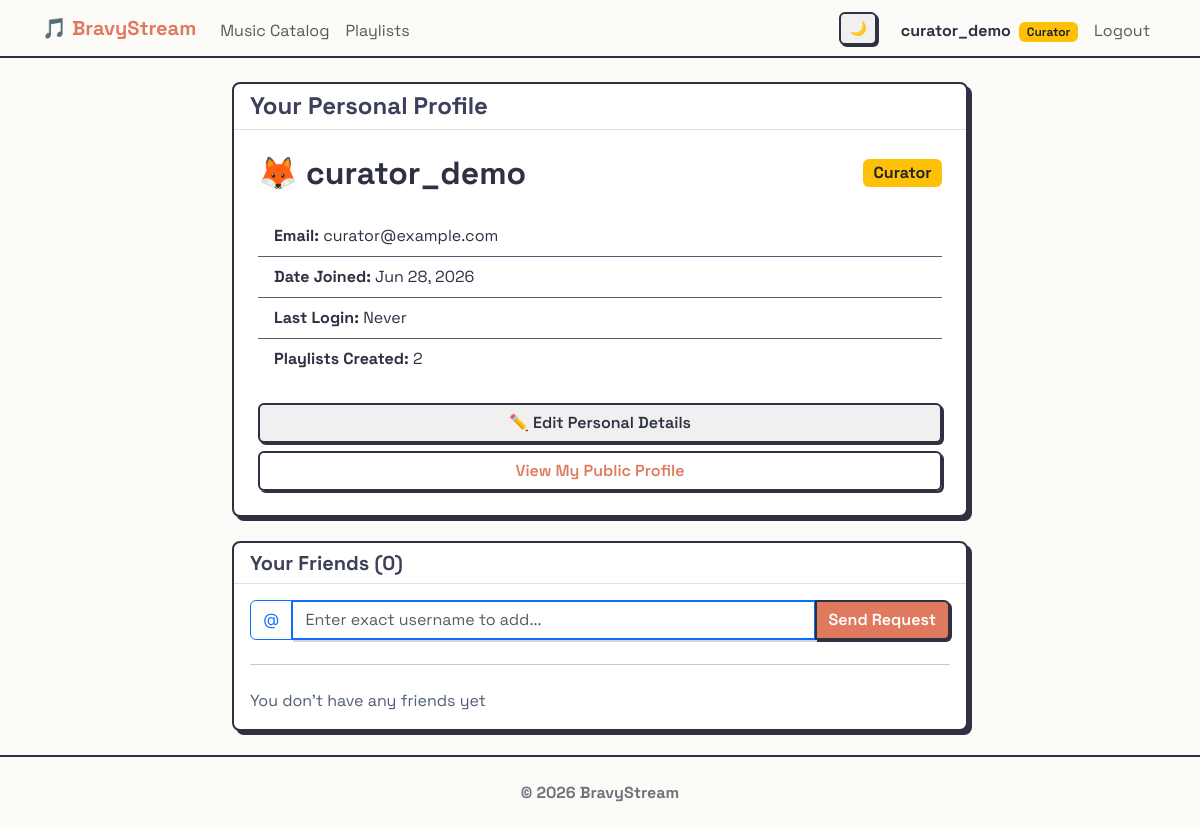
/users/profile/ (signed in), run on the app's committed database.
### users/models.py (models this page shows, shortened)
class CustomUser(AbstractUser):
    ROLE_CHOICES = (
        ('listener', 'Listener'),
        ('curator', 'Curator'),
        ('moderator', 'Moderator'),
    )
    role = models.CharField(max_length=20, choices=ROLE_CHOICES, default='listener')
    birth_date = models.DateField(null=True, blank=True)
    friends = models.ManyToManyField('self', blank=True)
    ICON_CHOICES = [
        ('👤', '👤'),
        ('🐶', '🐶'),
        ('🐱', '🐱'),
        ('🦊', '🦊'),
        ('🐯', '🐯'),
        ('🐼', '🐼'),
        ('🐰', '🐰'),
        ('👽', '👽'),
        ('🤖', '🤖'),
        ('👻', '👻'),
        ('🤠', '🤠'),
    ]
    profile_icon = models.CharField(max_length=10, choices=ICON_CHOICES, default='👤')
    @property
    def pending_friend_requests_count(self):
        return self.received_requests.filter(is_accepted=False).count()

### users/views.py (the view)
# urls.py: path('profile/', UserProfileView.as_view(), name='profile'),
class UserProfileView(LoginRequiredMixin, TemplateView):
    template_name = 'users/profile.html'
    def get_context_data(self, **kwargs):
        context = super().get_context_data(**kwargs)
        user = self.request.user
        context['pending_requests'] = user.received_requests.filter(is_accepted=False)
        context['friends_list'] = user.friends.all()
        return context

### templates/users/profile.html (shortened to what this page needs)
{% extends 'base.html' %}
{% block content %}
<div class="row justify-content-center">
    <div class="col-md-8">
        <div class="card neo-card mb-4">
            <div class="card-header border-bottom bg-transparent d-flex justify-content-between align-items-center">
                <h4 class="mb-0" style="color: var(--accent-tertiary);">Your Personal Profile</h4>
            </div>
            <div class="card-body p-4">
                <div class="d-flex flex-wrap justify-content-between align-items-center gap-2 mb-4">
                    <h2 class="mb-0 text-break">
                        {{ user.profile_icon }} {{ user.username }}
                    </h2>
                    <div>
                    {% if user.is_superuser %}
                        <span class="badge bg-danger fs-6">Admin</span>
                    {% elif user.role == 'moderator' %}
                        <span class="badge bg-success fs-6">Moderator</span>
                    {% elif user.role == 'curator' %}
                        <span class="badge bg-warning text-dark fs-6">Curator</span>
                    {% else %}
                        <span class="badge bg-info text-dark fs-6">Listener</span>
                    {% endif %}
                    </div>
                </div>
                <ul class="list-group list-group-flush mb-4">
                    {% if user.email %}
                    <li class="list-group-item">
                        <strong>Email:</strong> {{ user.email }}
                    </li>
                    {% endif %}
                    <li class="list-group-item">
                        <strong>Date Joined:</strong> {{ user.date_joined|date:"M d, Y" }}
                    </li>
                    <li class="list-group-item">
                        <strong>Last Login:</strong> {{ user.last_login|date:"M d, Y, H:i"|default:"Never" }}
                    </li>
                    <li class="list-group-item">
                        <strong>Playlists Created:</strong> {{ user.playlists.count }}
                    </li>
                </ul>
                <div class="d-grid gap-2">
                    <a href="{% url 'users:profile_edit' %}" class="btn btn-outline-secondary">
                        ✏️ Edit Personal Details
                    </a>
                    <a href="{% url 'users:public_profile' request.user.username %}" class="btn btn-outline-primary">
                        View My Public Profile
                    </a>
                </div>
            </div>
        </div>
        <div class="card neo-card mt-4">
            <div class="card-header bg-transparent border-bottom d-flex justify-content-between align-items-center">
                <h5 class="mb-0" style="color: var(--accent-tertiary);">Your Friends ({{ friends_list.count }})</h5>
            </div>
            <div class="card-body">
                <form action="{% url 'users:send_request_by_username' %}" method="post" class="mb-4">
                    <div class="input-group">
                        <span class="input-group-text bg-transparent text-primary border-primary">@</span>
                        <input type="text" name="username" class="form-control border-primary" placeholder="Enter exact username to add..." required>
                        <button type="submit" class="btn btn-primary">Send Request</button>
                    </div>
                </form>
                <hr class="my-4">
                {% if friends_list %}
                    <div class="d-flex flex-wrap gap-2">
                        {% for friend in friends_list %}
                            <a href="{% url 'users:public_profile' friend.username %}" class="btn btn-outline-dark btn-sm">
                                @{{ friend.username }}
                            </a>
                        {% endfor %}
                    </div>
                {% else %}
                    <p class="text-muted mb-0">You don't have any friends yet</p>
                {% endif %}
            </div>
        </div>
    </div>
</div>
{% endblock %}

### templates/base.html (shortened to what this page needs)
<!DOCTYPE html>
<html lang="it">
<head>
	<link href="https://cdn.jsdelivr.net/npm/bootstrap@5.3.0/dist/css/bootstrap.min.css" rel="stylesheet">
	{% load static %}
	<link rel="stylesheet" href="{% static 'css/style.css' %}">
</head>
<body class="d-flex flex-column min-vh-100" hx-boost="true" hx-headers='{"X-CSRFToken": "{{ csrf_token }}"}'>
	<nav class="navbar navbar-expand-lg navbar-light sticky-top"
		style="background-color: var(--bg-color); border-bottom: 2px solid var(--text-primary);">
		<div class="container">
			<a class="navbar-brand fw-bold" href="{% url 'pages:home' %}" style="color: var(--accent-primary);">🎵
				BravyStream</a>
			<div class="collapse navbar-collapse order-lg-2" id="navbarNav">
				<ul class="navbar-nav me-auto">
					<li class="nav-item">
						<a class="nav-link" href="{% url 'music:song_list' %}">Music Catalog</a>
					</li>
					<li class="nav-item">
						<a class="nav-link" href="{% url 'music:playlist_list' %}">Playlists</a>
					</li>
				</ul>
				<ul class="navbar-nav ms-auto align-items-lg-center">
					<li class="nav-item me-3 d-none d-lg-block">
						<button id="themeToggleDesktop" class="btn btn-sm btn-outline-secondary theme-toggle"
							title="Toggle Theme">
						</button>
					</li>
					{% if user.is_authenticated %}
					<li class="nav-item">
						<a href="{% url 'users:profile' %}" class="nav-link fw-bold text-decoration-none"
							style="color: var(--text-primary);">
							{{ user.username }}
							{% if user.is_superuser %}
							<span class="badge bg-danger ms-1">Admin</span>
							{% elif user.role == 'moderator' %}
							<span class="badge bg-success ms-1">Moderator</span>
							{% elif user.role == 'curator' %}
							<span class="badge bg-warning text-dark ms-1">Curator</span>
							{% endif %}
						</a>
					</li>
					<li class="nav-item">
						<form method="post" action="{% url 'users:logout' %}" class="m-0 p-0"
							onsubmit="closeGlobalPlayer()">
							<button type="submit"
								class="nav-link border-0 bg-transparent w-100 text-start">Logout</button>
						</form>
					</li>
					{% endif %}
				</ul>
			</div>
		</div>
	</nav>
	<main class="container my-4 flex-grow-1">
		{% block content %}{% endblock %}
	</main>
	<footer class="text-secondary text-center py-4 mt-auto"
		style="border-top: 2px solid var(--text-primary); background-color: var(--bg-color);">
		<p class="mb-0 fw-bold">&copy; 2026 BravyStream</p>
	</footer>
</body>
</html>

### static/css/style.css (style rules this page uses)
:root { --bg-color: #FDFBF7; --text-primary: #2D3142; --text-secondary: #4F5D75; --accent-primary: #E07A5F; --accent-secondary: #81B29A; --accent-tertiary: #3D405B; --neo-border: 2px solid #2D3142; --neo-shadow: 4px 4px 0px #2D3142; --neo-shadow-hover: 2px 2px 0px #2D3142; --font-main: 'Space Grotesk', sans-serif; }
body { background-color: var(--bg-color); color: var(--text-primary); font-family: var(--font-main); min-height: 100vh; }
h1, h2, h3, h4, h5, h6 { font-weight: 700; color: var(--text-primary); }
.neo-card { background: #ffffff !important; border: var(--neo-border) !important; border-radius: 8px !important; box-shadow: var(--neo-shadow); color: var(--text-primary) !important; transition: transform 0.1s ease, box-shadow 0.1s ease; position: relative; z-index: 1; }
a { color: var(--accent-primary); transition: color 0.2s ease; }
.text-muted { color: var(--text-secondary) !important; }
.card { background-color: #ffffff; border: var(--neo-border); border-radius: 8px; color: var(--text-primary); }
.card-header { border-bottom: var(--neo-border); background-color: #ffffff; color: var(--text-primary); }
.form-control, .form-select { background-color: #ffffff; border: 2px solid var(--text-primary); color: var(--text-primary); border-radius: 6px; box-shadow: 2px 2px 0px rgba(45, 49, 66, 0.2); }
.list-group-item { background-color: transparent; color: var(--text-primary); border-color: var(--text-secondary); }
.btn { border-radius: 6px; font-weight: 600; border: 2px solid var(--text-primary); box-shadow: 2px 2px 0px var(--text-primary); transition: transform 0.1s ease, box-shadow 0.1s ease; }
.btn-primary { background-color: var(--accent-primary); color: #fff; border-color: var(--text-primary); }
.btn-outline-primary { color: var(--accent-primary); border-color: var(--text-primary); background-color: transparent; }
.btn-outline-secondary { border: 2px solid var(--text-primary); color: var(--text-primary); background-color: #f0f0f0; }
.navbar-nav .nav-link { position: relative; display: inline-block; padding-bottom: 2px; }
.navbar-nav .nav-link::after { content: ''; position: absolute; width: 0; height: 3px; bottom: 0; left: 50%; background-color: var(--accent-primary); transition: width 0.3s cubic-bezier(0.25, 0.8, 0.25, 1); transform: translateX(-50%); border-radius: 2px; }

### data on the page
CustomUser: username "curator_demo", profile_icon "🦊", email "curator@example.com", date_joined "Jun 28, 2026", last_login "Never", playlists.count "2"

### other printed values
{{ friends_list.count }} "0"
